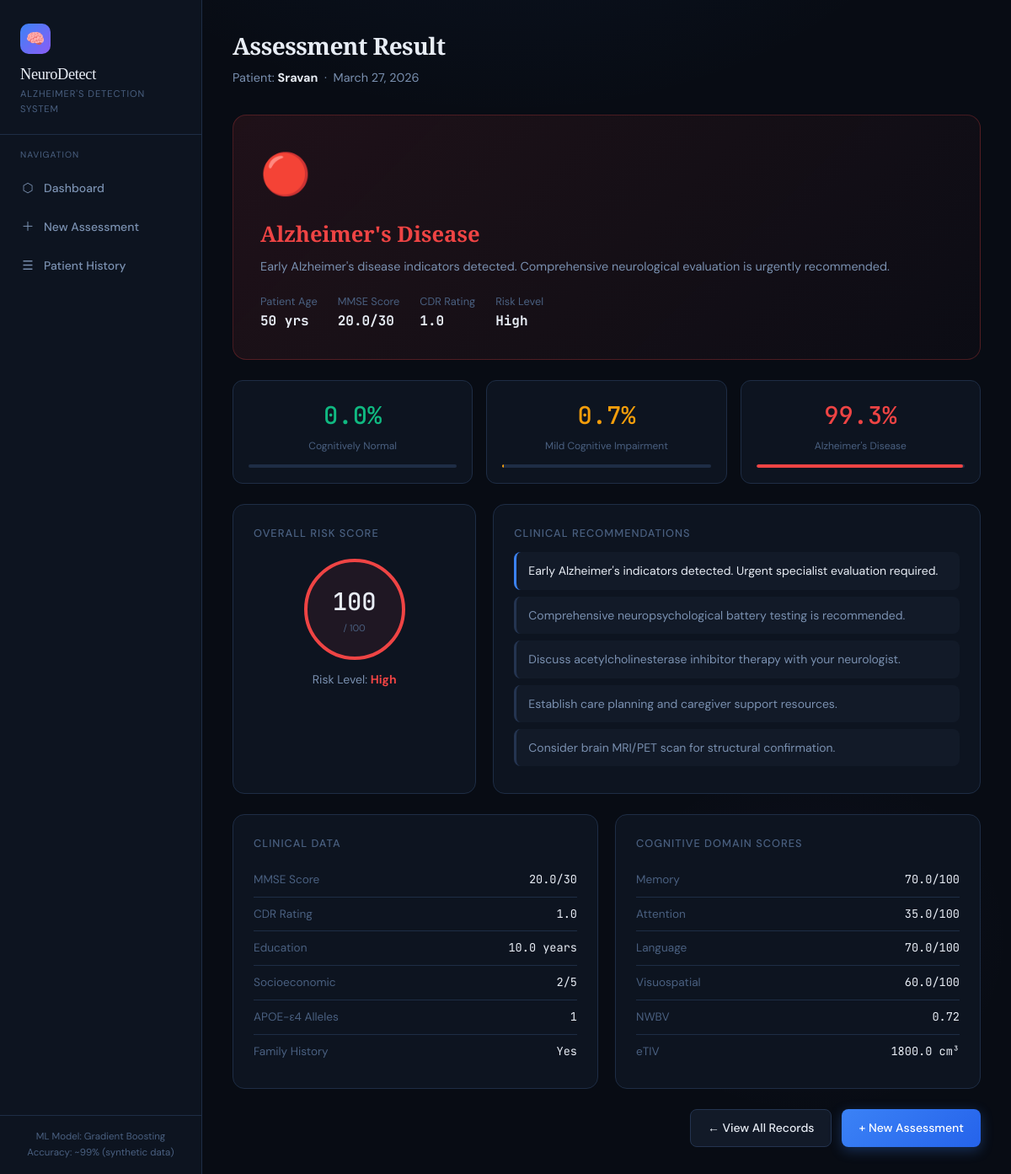
The app's page /result/1/ with its own data.
### alzheimer_app/models.py (models this page shows, shortened)
class PatientAssessment(models.Model):
    GENDER_CHOICES = [('M', 'Male'), ('F', 'Female'), ('O', 'Other')]
    APOE4_CHOICES = [(0, '0 alleles'), (1, '1 allele'), (2, '2 alleles')]
    RESULT_CHOICES = [
        ('healthy', 'Cognitively Normal'),
        ('mci', 'Mild Cognitive Impairment'),
        ('alzheimer', "Alzheimer's Disease"),
    ]
    patient_name = models.CharField(max_length=100, blank=True, default='Anonymous')
    patient_age = models.IntegerField()
    gender = models.CharField(max_length=1, choices=GENDER_CHOICES)
    created_at = models.DateTimeField(default=timezone.now)
    mmse_score = models.FloatField()
    cdr_score = models.FloatField()
    education_years = models.FloatField()
    socioeconomic_status = models.IntegerField()
    etiv = models.FloatField()
    nwbv = models.FloatField()
    asf = models.FloatField()
    memory_score = models.FloatField()
    attention_score = models.FloatField()
    language_score = models.FloatField()
    visuospatial_score = models.FloatField()
    family_history = models.BooleanField(default=False)
    apoe4_alleles = models.IntegerField(choices=APOE4_CHOICES, default=0)
    prediction = models.CharField(max_length=20, choices=RESULT_CHOICES, blank=True)
    confidence_healthy = models.FloatField(default=0.0)
    confidence_mci = models.FloatField(default=0.0)
    confidence_alzheimer = models.FloatField(default=0.0)
    risk_score = models.FloatField(default=0.0)
    class Meta:
        ordering = ['-created_at']
    @property
    def result_label(self):
        labels = {'healthy': 'Cognitively Normal', 'mci': 'Mild Cognitive Impairment', 'alzheimer': "Alzheimer's Disease"}
        return labels.get(self.prediction, 'Unknown')
    @property
    def risk_level(self):
        if self.risk_score < 33: return 'Low'
        elif self.risk_score < 66: return 'Moderate'
        return 'High'

### alzheimer_app/views.py (the view)
# urls.py: path('result/<int:pk>/', views.result, name='result'),
def result(request, pk):
    a = get_object_or_404(PatientAssessment, pk=pk)
    recommendations = get_recommendations(a.prediction, a.risk_score)
    return render(request, 'alzheimer_app/result.html', {'assessment': a, 'recommendations': recommendations})

### alzheimer_app/templates/alzheimer_app/result.html (shortened to what this page needs)
{% extends "alzheimer_app/base.html" %}
{% block content %}
<div class="page-header">
  <h1>Assessment Result</h1>
  <p>Patient: <strong style="color:var(--text)">{{ assessment.patient_name|default:"Anonymous" }}</strong> &nbsp;·&nbsp; {{ assessment.created_at|date:"F j, Y" }}</p>
</div>
<div class="result-hero {{ assessment.prediction }}">
  <div class="result-icon">
    {% if assessment.prediction == 'healthy' %}✅{% elif assessment.prediction == 'mci' %}⚠️{% else %}🔴{% endif %}
  </div>
  <div class="result-label {{ assessment.prediction }}">{{ assessment.result_label }}</div>
  <div class="result-desc">
    {% if assessment.prediction == 'healthy' %}No significant cognitive impairment indicators detected. Continue preventive care and annual screening.
    {% elif assessment.prediction == 'mci' %}Mild Cognitive Impairment detected. This may represent an early stage of Alzheimer's. Specialist evaluation recommended.
    {% else %}Early Alzheimer's disease indicators detected. Comprehensive neurological evaluation is urgently recommended.{% endif %}
  </div>
  <div class="result-meta">
    <div class="result-meta-item"><span>Patient Age</span><strong>{{ assessment.patient_age }} yrs</strong></div>
    <div class="result-meta-item"><span>MMSE Score</span><strong>{{ assessment.mmse_score }}/30</strong></div>
    <div class="result-meta-item"><span>CDR Rating</span><strong>{{ assessment.cdr_score }}</strong></div>
    <div class="result-meta-item"><span>Risk Level</span><strong>{{ assessment.risk_level }}</strong></div>
  </div>
</div>
<div class="confidence-grid">
  <div class="conf-card">
    <div class="conf-pct" style="color:var(--green)">{{ assessment.confidence_healthy }}%</div>
    <div class="conf-label">Cognitively Normal</div>
    <div class="conf-bar" style="background:var(--border); overflow:hidden;"><div style="width:{{ assessment.confidence_healthy }}%; height:4px; background:var(--green); border-radius:2px;"></div></div>
  </div>
  <div class="conf-card">
    <div class="conf-pct" style="color:var(--amber)">{{ assessment.confidence_mci }}%</div>
    <div class="conf-label">Mild Cognitive Impairment</div>
    <div class="conf-bar" style="background:var(--border); overflow:hidden;"><div style="width:{{ assessment.confidence_mci }}%; height:4px; background:var(--amber); border-radius:2px;"></div></div>
  </div>
  <div class="conf-card">
    <div class="conf-pct" style="color:var(--red)">{{ assessment.confidence_alzheimer }}%</div>
    <div class="conf-label">Alzheimer's Disease</div>
    <div class="conf-bar" style="background:var(--border); overflow:hidden;"><div style="width:{{ assessment.confidence_alzheimer }}%; height:4px; background:var(--red); border-radius:2px;"></div></div>
  </div>
</div>
<div style="display:grid; grid-template-columns: 1fr 2fr; gap: 20px; margin-bottom: 24px;">
  <div class="card">
    <div class="card-title">Overall Risk Score</div>
    <div class="risk-gauge-wrap">
      <div class="risk-circle {% if assessment.risk_score < 33 %}low{% elif assessment.risk_score < 66 %}moderate{% else %}high{% endif %}">
        <div class="risk-num">{{ assessment.risk_score|floatformat:0 }}</div>
        <div class="risk-unit">/ 100</div>
      </div>
      <div style="font-size:0.875rem; color:var(--text2);">
        Risk Level: <strong style="color:{% if assessment.risk_score < 33 %}var(--green){% elif assessment.risk_score < 66 %}var(--amber){% else %}var(--red){% endif %}">{{ assessment.risk_level }}</strong>
      </div>
    </div>
  </div>
  <div class="card">
    <div class="card-title">Clinical Recommendations</div>
    <ul class="rec-list">
      {% for rec in recommendations %}
      <li>{{ rec }}</li>
      {% endfor %}
    </ul>
  </div>
</div>
<div class="data-grid">
  <div class="card">
    <div class="card-title">Clinical Data</div>
    <div class="data-row"><span class="key">MMSE Score</span><span class="val">{{ assessment.mmse_score }}/30</span></div>
    <div class="data-row"><span class="key">CDR Rating</span><span class="val">{{ assessment.cdr_score }}</span></div>
    <div class="data-row"><span class="key">Education</span><span class="val">{{ assessment.education_years }} years</span></div>
    <div class="data-row"><span class="key">Socioeconomic</span><span class="val">{{ assessment.socioeconomic_status }}/5</span></div>
    <div class="data-row"><span class="key">APOE-ε4 Alleles</span><span class="val">{{ assessment.apoe4_alleles }}</span></div>
    <div class="data-row"><span class="key">Family History</span><span class="val">{{ assessment.family_history|yesno:"Yes,No" }}</span></div>
  </div>
    <div class="card">
    <div class="card-title">Cognitive Domain Scores</div>
    <div class="data-row"><span class="key">Memory</span>
      <span class="val">{{ assessment.memory_score }}/100</span></div>
    <div class="data-row"><span class="key">Attention</span>
      <span class="val">{{ assessment.attention_score }}/100</span></div>
    <div class="data-row"><span class="key">Language</span>
      <span class="val">{{ assessment.language_score }}/100</span></div>
    <div class="data-row"><span class="key">Visuospatial</span>
      <span class="val">{{ assessment.visuospatial_score }}/100</span></div>
    <div class="data-row"><span class="key">NWBV</span><span class="val">{{ assessment.nwbv }}</span></div>
    <div class="data-row"><span class="key">eTIV</span><span class="val">{{ assessment.etiv }} cm³</span></div>
  </div>
</div>
<div style="display:flex; gap:12px; justify-content:flex-end;">
  <a href="{% url 'history' %}" class="btn btn-secondary">← View All Records</a>
  <a href="{% url 'assessment' %}" class="btn btn-primary">+ New Assessment</a>
</div>
{% endblock %}

### alzheimer_app/templates/alzheimer_app/base.html (style rules this page uses)
:root { --bg: #080c14; --surface: #0d1420; --surface2: #121a28; --border: #1e2d45; --border2: #243450; --text: #e8edf5; --text2: #7a90b0; --text3: #4a6080; --accent: #3b82f6; --accent2: #60a5fa; --green: #10b981; --amber: #f59e0b; --red: #ef4444; --purple: #8b5cf6; --cyan: #06b6d4; --glow: rgba(59,130,246,0.15); }
*, *::before, *::after { box-sizing: border-box; margin: 0; padding: 0; }
html { scroll-behavior: smooth; }
body { font-family: 'DM Sans', sans-serif; background: var(--bg); color: var(--text); min-height: 100vh; line-height: 1.6; background-image: radial-gradient(ellipse 80% 50% at 50% -20%, rgba(59,130,246,0.08) 0%, transparent 60%), radial-gradient(ellipse 40% 30% at 80% 80%, rgba(139,92,246,0.05) 0%, transparent 50%); }
.page-header { margin-bottom: 32px; }
.page-header h1 { font-family: 'Playfair Display', serif; font-size: 1.75rem; font-weight: 700; color: var(--text); letter-spacing: -0.02em; }
.page-header p { color: var(--text2); font-size: 0.9rem; margin-top: 4px; }
.card { background: var(--surface); border: 1px solid var(--border); border-radius: 14px; padding: 24px; }
.card-title { font-size: 0.8rem; text-transform: uppercase; letter-spacing: 0.08em; color: var(--text3); margin-bottom: 12px; font-weight: 500; }
.btn { display: inline-flex; align-items: center; gap: 8px; padding: 10px 20px; border-radius: 8px; font-family: 'DM Sans', sans-serif; font-size: 0.875rem; font-weight: 500; cursor: pointer; border: none; text-decoration: none; transition: all 0.2s; }
.btn-primary { background: linear-gradient(135deg, var(--accent), #2563eb); color: white; box-shadow: 0 4px 15px rgba(59,130,246,0.3); }
.btn-secondary { background: var(--surface2); color: var(--text); border: 1px solid var(--border2); }

### alzheimer_app/templates/alzheimer_app/result.html (style rules this page uses)
.result-hero { border-radius: 16px; padding: 32px; margin-bottom: 24px; position: relative; overflow: hidden; border: 1px solid; }
.result-hero.alzheimer { background: linear-gradient(135deg, rgba(239,68,68,0.1), rgba(239,68,68,0.02)); border-color: rgba(239,68,68,0.25); }
.result-icon { font-size: 3rem; margin-bottom: 12px; }
.result-label { font-family: 'Playfair Display', serif; font-size: 1.6rem; font-weight: 700; margin-bottom: 6px; }
.result-label.alzheimer { color: var(--red); }
.result-desc { color: var(--text2); font-size: 0.9rem; }
.result-meta { display: flex; gap: 24px; margin-top: 20px; flex-wrap: wrap; }
.result-meta-item { font-size: 0.8rem; }
.result-meta-item span { color: var(--text3); display: block; }
.result-meta-item strong { font-family: 'JetBrains Mono', monospace; font-size: 1rem; color: var(--text); }
.confidence-grid { display: grid; grid-template-columns: 1fr 1fr 1fr; gap: 16px; margin-bottom: 24px; }
.conf-card { background: var(--surface); border: 1px solid var(--border); border-radius: 12px; padding: 18px; text-align: center; }
.conf-pct { font-family: 'JetBrains Mono', monospace; font-size: 1.8rem; font-weight: 500; }
.conf-label { font-size: 0.75rem; color: var(--text3); margin-top: 4px; }
.conf-bar { height: 4px; border-radius: 2px; margin-top: 12px; }
.risk-gauge-wrap { text-align: center; padding: 8px 0; }
.risk-circle { width: 120px; height: 120px; border-radius: 50%; display: flex; align-items: center; justify-content: center; flex-direction: column; margin: 0 auto 12px; border: 4px solid; }
.risk-circle.high { border-color: var(--red); background: rgba(239,68,68,0.08); }
.risk-num { font-family: 'JetBrains Mono', monospace; font-size: 1.8rem; font-weight: 500; }
.risk-unit { font-size: 0.7rem; color: var(--text3); }
.rec-list { list-style: none; }
.rec-list li { padding: 11px 14px; margin-bottom: 8px; background: var(--surface2); border-radius: 8px; font-size: 0.875rem; color: var(--text2); border-left: 3px solid var(--border2); }
.rec-list li:first-child { border-left-color: var(--accent); }
.rec-list li:first-child { color: var(--text); }
.data-grid { display: grid; grid-template-columns: 1fr 1fr; gap: 20px; margin-bottom: 24px; }
.data-row { display: flex; justify-content: space-between; padding: 9px 0; border-bottom: 1px solid var(--border); font-size: 0.85rem; }
.data-row:last-child { border-bottom: none; }
.data-row .key { color: var(--text3); }
.data-row .val { font-family: 'JetBrains Mono', monospace; color: var(--text); }

### records on screen
PatientAssessment: patient_name "Sravan", created_at "March 27, 2026", result_label "Alzheimer's Disease", patient_age "50", mmse_score "20.0", cdr_score "1.0", risk_level "High", confidence_healthy "0.0", confidence_mci "0.7", confidence_alzheimer "99.3", risk_score "100", education_years "10.0", socioeconomic_status "2", apoe4_alleles "1", family_history "Yes", memory_score "70.0", attention_score "35.0", language_score "70.0", visuospatial_score "60.0", nwbv "0.72", etiv "1800.0"

### other values on screen
{{ rec }} "Early Alzheimer's indicators detected. Urgent specialist evaluation required." "Comprehensive neuropsychological battery testing is recommended." "Discuss acetylcholinesterase inhibitor therapy with your neurologist." "Establish care planning and caregiver support resources." "Consider brain MRI/PET scan for structural confirmation."
